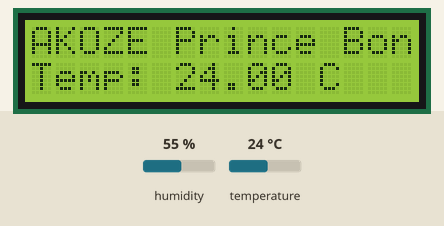
The sketch below on a simulated Arduino Uno, built with avr-gcc and run on an emulated ATmega328P. On the bench: 16×2 character LCD. Inputs (shaded band) come from the test bench; at power-on: temperature 24 °C, humidity 55 %. What the sketch prints to the serial monitor is not drawn.

Above: at 1.2 s.
1.3 s: temperature set to 17 °C
At 2.6 s:
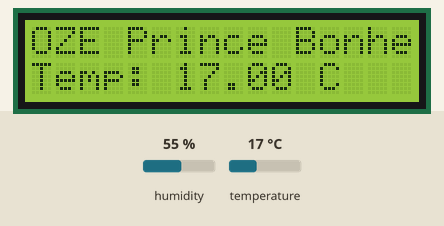
4.8 s: temperature set to 14 °C
At 7.0 s:
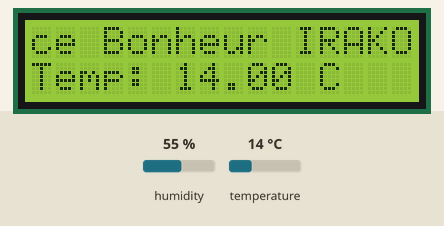
8.0 s: temperature set to 12 °C
At 9.1 s:
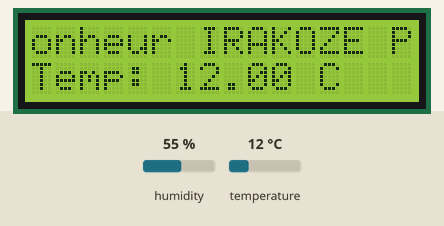
Timing chart, 0 to 11.0 s (numbered marks = the images above; inputs shaded):
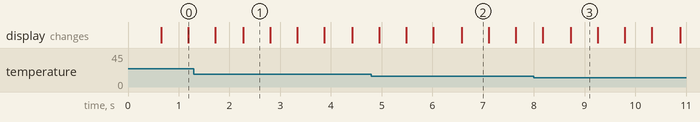

The sketch:

DHT_Temperature_LCD.ino
```cpp
#include <Wire.h>
#include <LiquidCrystal_I2C.h>
#include <DHT.h>

#define DHTPIN 2
#define DHTTYPE DHT11
#define LCD_ADDR 0x27
#define LCD_COLS 16
#define LCD_ROWS 2

DHT dht(DHTPIN, DHTTYPE);

LiquidCrystal_I2C lcd(LCD_ADDR, LCD_COLS, LCD_ROWS);

String candidateName = "IRAKOZE Prince Bonheur";
int nameLength = candidateName.length();
int scrollPosition = 0;
unsigned long previousMillis = 0;
const long scrollInterval = 300;

void setup() {
  lcd.init();
  lcd.backlight();
  dht.begin();
  Serial.begin(9600);
}

void loop() {
  float temperature = dht.readTemperature();

  if (isnan(temperature)) {
    temperature = 0.0;
  }

  updateLCD(temperature);
  Serial.println(temperature);

  delay(500);
}

void updateLCD(float temp) {
  lcd.clear();

  if (nameLength <= 16) {
    lcd.setCursor(0, 0);
    lcd.print(candidateName);
  } else {
    unsigned long currentMillis = millis();
    if (currentMillis - previousMillis >= scrollInterval) {
      previousMillis = currentMillis;
      scrollPosition++;
      if (scrollPosition > nameLength) {
        scrollPosition = 0;
      }
    }

    String displayName = candidateName + " " + candidateName;
    lcd.setCursor(0, 0);
    lcd.print(displayName.substring(scrollPosition, scrollPosition + 16));
  }

  lcd.setCursor(0, 1);
  lcd.print("Temp: ");
  lcd.print(temp);
  lcd.print(" C");
}
```

Measured:
- the behaviour switches between 16 and 15 °C on temperature (found by bisection; images 1 and 2)
- what the display in image 1 shows lasts 0.5 s, from 2.3 s to 2.8 s
